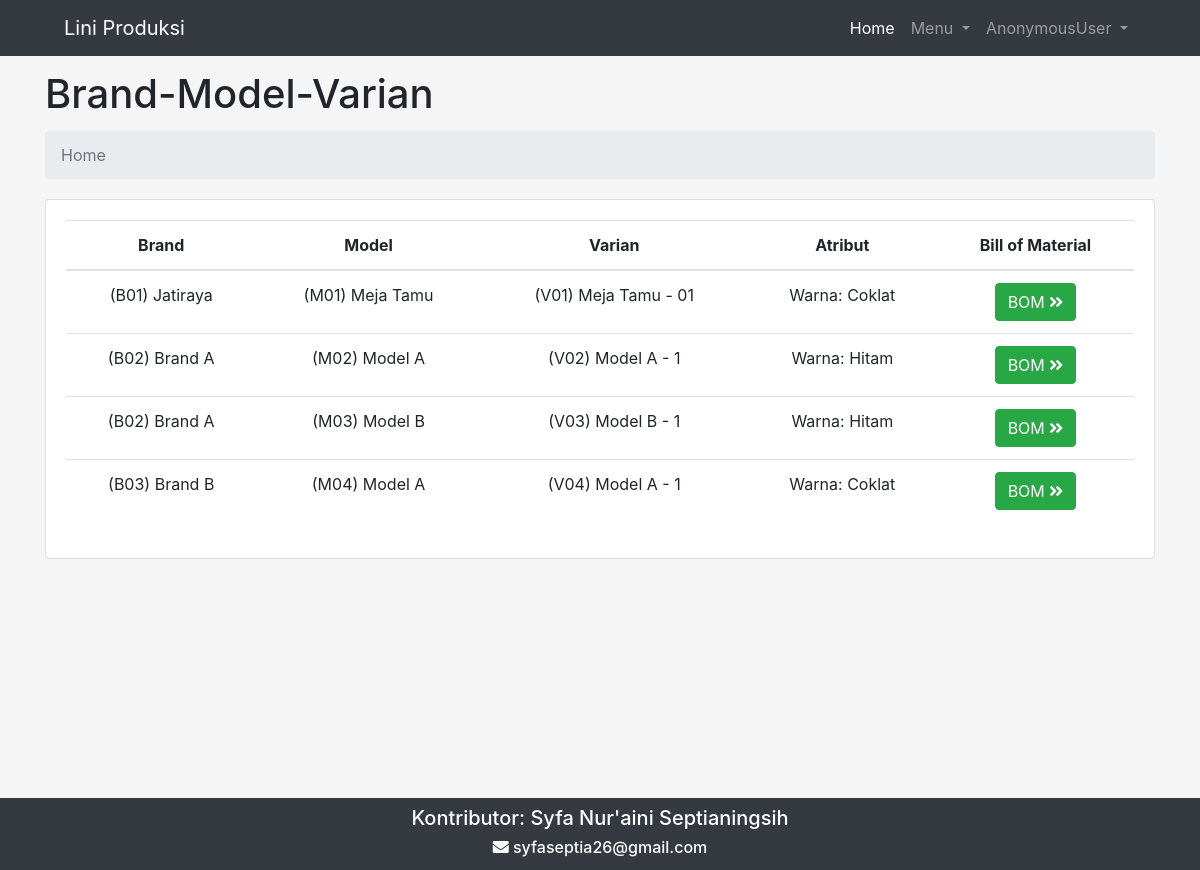
/produk/, run on the app's committed database.
### produk/models.py (models this page shows, shortened)
class Model(Brand):
    idModel = models.CharField(max_length=255,)
    namaModel = models.CharField(max_length=255)

class Varian(Model):
    idVarian = models.CharField(max_length=255, unique=True)
    namaVarian = models.CharField(max_length=255,)
    namaAtribut = models.CharField(max_length=255,)
    nilaiAtribut = models.CharField(max_length=255,)

class Brand(models.Model):
    idBrand = models.CharField(max_length=255,)
    namaBrand = models.CharField(max_length=255,)

class Model(Brand):
    idModel = models.CharField(max_length=255,)
    namaModel = models.CharField(max_length=255)

### produk/views.py (the view)
# urls.py: path('', views.index, name='indexBatchProduction'),
def index(request):
    varian = Varian.objects.all()
    context = {
        'Judul': 'Brand-Model-Varian',
        'varian': varian,
        'css': 'produk/css/styles_table.css',
    }
    return render(request,'produk/indexV2.html',context)

### engineeringOrder/templatetags/templatetags.py (called while the page is built)
@register.filter(name='has_group')
def has_group(user, group_name):
    return user.groups.filter(name=group_name).exists()

### produk/templates/produk/indexV2.html (shortened to what this page needs)
{% extends "base.html" %}
{% load static %}
{% load templatetags %}
{% block pageTitle %}
    {{Judul}}
{% endblock pageTitle %}
{% block contents %}
    <div class="container" style="margin-top:13px;">
        <nav aria-label="breadcrumb">
            <ol class="breadcrumb">
                <li class="breadcrumb-item active" aria-current="page">Home</li>
            </ol>
        </nav>
    </div>
    <div class="container">
            <div class="card" style="margin-bottom:20px;">
              <div class="card-body">
                <table class="table table-hover text-center">
        <thead>
        <tr>
            <th>Brand</th>
            <th>Model</th>
            <th>Varian</th>
            <th>Atribut</th>
            <th>Bill of Material</th>
        </tr>
        </thead>
        <tbody>
        {% for b in varian %}
        <tr>
            <td>({{b.idBrand}}) {{b.namaBrand}}</td>
            <td>({{b.idModel}}) {{b.namaModel}}</td>
            <td>({{b.idVarian}}) {{b.namaVarian}}</td>
            <td>{{b.namaAtribut}}: {{b.nilaiAtribut}}</td>
            <td><a class="btn btn-success" href="{% url "produk:billOfMaterial" idVarianInput=b.idVarian %}">BOM <i class="fas fa-angle-double-right"></a></td>
        </tr>
        {% endfor %}
        </tbody>
    </table>
              </div>
          </div>
    </div>
{% endblock contents %}

### produk/templates/produk/indexV2.html (style rules this page uses)
td { vertical-align: center; }

### data on the page
Varian: idBrand "B01", namaBrand "Jatiraya", idModel "M01", namaModel "Meja Tamu", idVarian "V01", namaVarian "Meja Tamu - 01", namaAtribut "Warna", nilaiAtribut "Coklat"
Varian: idBrand "B02", namaBrand "Brand A", idModel "M02", namaModel "Model A", idVarian "V02", namaVarian "Model A - 1", namaAtribut "Warna", nilaiAtribut "Hitam"
Varian: idBrand "B02", namaBrand "Brand A", idModel "M03", namaModel "Model B", idVarian "V03", namaVarian "Model B - 1", namaAtribut "Warna", nilaiAtribut "Hitam"
Varian: idBrand "B03", namaBrand "Brand B", idModel "M04", namaModel "Model A", idVarian "V04", namaVarian "Model A - 1", namaAtribut "Warna", nilaiAtribut "Coklat"

### other printed values
{{ user }} "AnonymousUser"
{{ Judul }} "Brand-Model-Varian"
